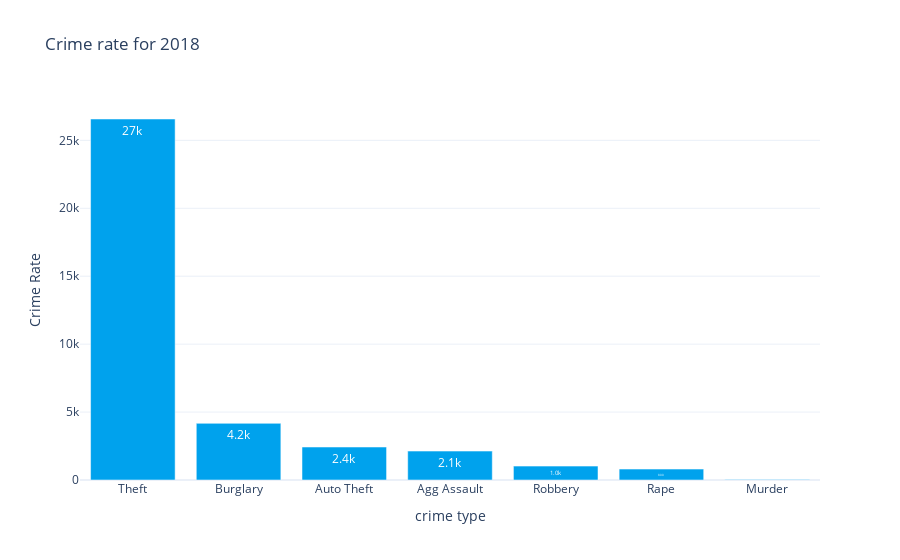

Write notebook code for a chart like this one.
### Code cell
bar_plot("Crime rate for 2018", dict(index = "crime type", y =  "Crime Rate"), top_18.index, top_18.values, top_18 )

### Figure 1 — Plotly figure (JSON) as saved in the notebook; plotly's stock layout.template omitted (floating-point values rounded to 4 significant figures)
{"data": [{"alignmentgroup": "True", "hovertemplate": "crime type=%{x}<br>Crime Rate=%{y}<br>text=%{text}<extra></extra>", "legendgroup": "", "marker": {"color": "#00a2ed"}, "name": "", "offsetgroup": "", "orientation": "v", "showlegend": false, "text": [26572, 4171, 2427, 2128, 1022, 804, 32], "textposition": "inside", "texttemplate": "%{text:.2s}", "type": "bar", "x": ["Theft", "Burglary", "Auto Theft", "Agg Assault", "Robbery", "Rape", "Murder"], "xaxis": "x", "y": [26572, 4171, 2427, 2128, 1022, 804, 32], "yaxis": "y"}], "layout": {"barmode": "relative", "legend": {"tracegroupgap": 0}, "title": {"text": "Crime rate for 2018"}, "xaxis": {"anchor": "y", "domain": [0, 1], "showgrid": false, "title": {"text": "crime type"}}, "yaxis": {"anchor": "x", "domain": [0, 1], "title": {"text": "Crime Rate"}}}}
